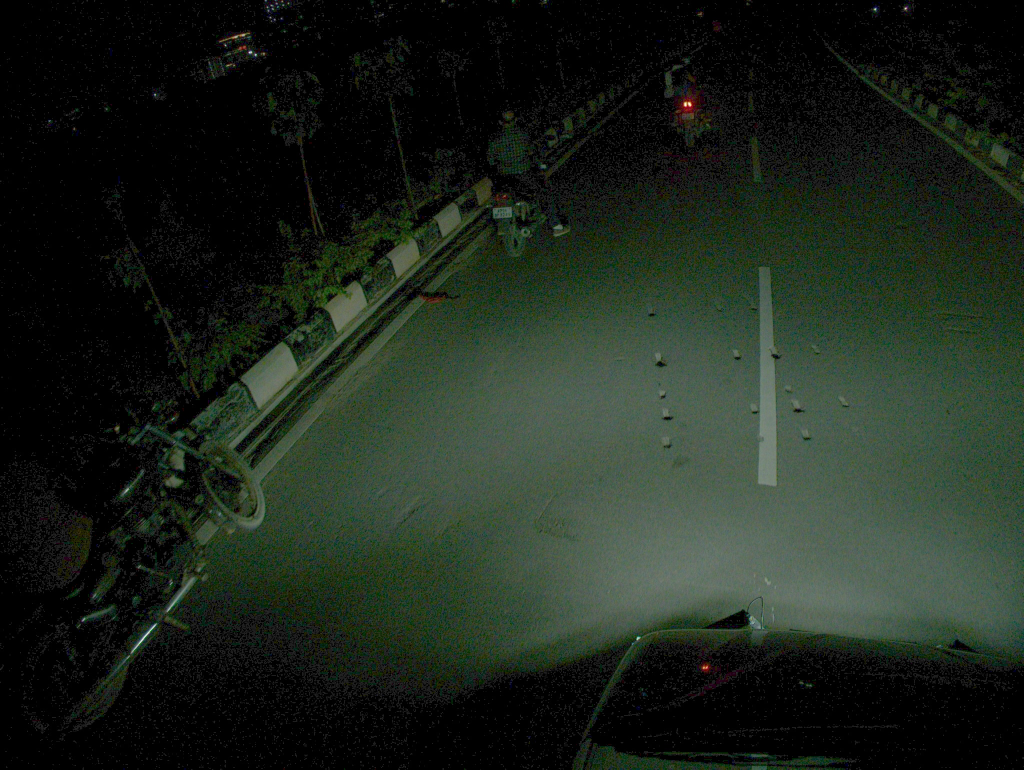
#> input picture openCV/2000us_1_gamma.jpg, 2048 x 1540 px, given as the content of the folder E:/Coding/Python/openCV/warp_stitch/images, which was not available (shown at 1/2 size)
$ python warp_stitching.py
#> lines starting #> are read from the running program, lines starting #| are printed output that depends on the picture
import cv2
import os
import numpy as np

# image_left = "E:\\Coding\\Python\\openCV\\warp_stitch\\l.jpg"
# image_right = "E:\\Coding\\Python\\openCV\\warp_stitch\\r.jpg"
path = "E:\\Coding\\Python\\openCV\\warp_stitch\\images"

list =[]
left_image = []
right_image = []

def on_mouse_click(event, x, y, flags, params):
    if event == cv2.EVENT_LBUTTONDOWN:
        print(x,"",y)
        first = x*4 #width
        second = y*4 #height
        co_ordinates = [first,second]
        list.append(co_ordinates)
        font = cv2.FONT_HERSHEY_SIMPLEX
        cv2.putText(resized_image, str(x)+","+str(y),(x,y),font,0.5,(255,255,0),1)
        cv2.imshow("image", resized_image)

def save_to_text_file():
    path = "E:\\Coding\\Python\\openCV\\warp_stitch\\"
    txt_file = open(path+"co_ordinates.txt","a")
    txt_file.write("left_image"+"\n"+str(list))
    txt_file.close()

############################ Reading Image from folder ##########################
image_list = os.listdir(path)

for filename in image_list:
    print(filename)
    #reading image
    image = cv2.imread (os.path.join(path,filename))
#> image is the input picture: shape (1540, 2048, 3); mean B, G, R 28.2, 37.7, 28.8
    # grid_name = input("Enter grid name(ex: grid point0)")
    resized_image =cv2.resize(image,(512,385))
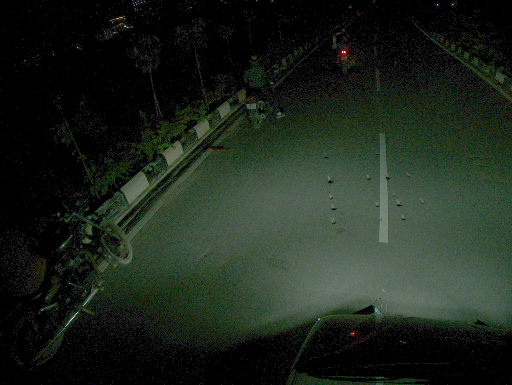
#> resized_image: shape (385, 512, 3); mean B, G, R 28.2, 37.7, 28.8
    if __name__=="__main__":
        print("Executing......")
        print(image.shape)
#| (1540, 2048, 3)
        print(resized_image.shape)
#| (385, 512, 3)
        cv2.imshow("image",resized_image)
        cv2.setMouseCallback('image', on_mouse_click)
        cv2.waitKey(0)
        cv2.destroyAllWindows()
        print(list)
        #####################--image warp--###########################
        width,height = 2048,1540
        points_l= np.float32(list)
        tell_pos = np.float32([[0,0],[width,0],[0,height],[width,height]])
#> (the run stopped early here; a loop or call above may not have finished)

$ run again, on openCV/3000us_1_.jpg
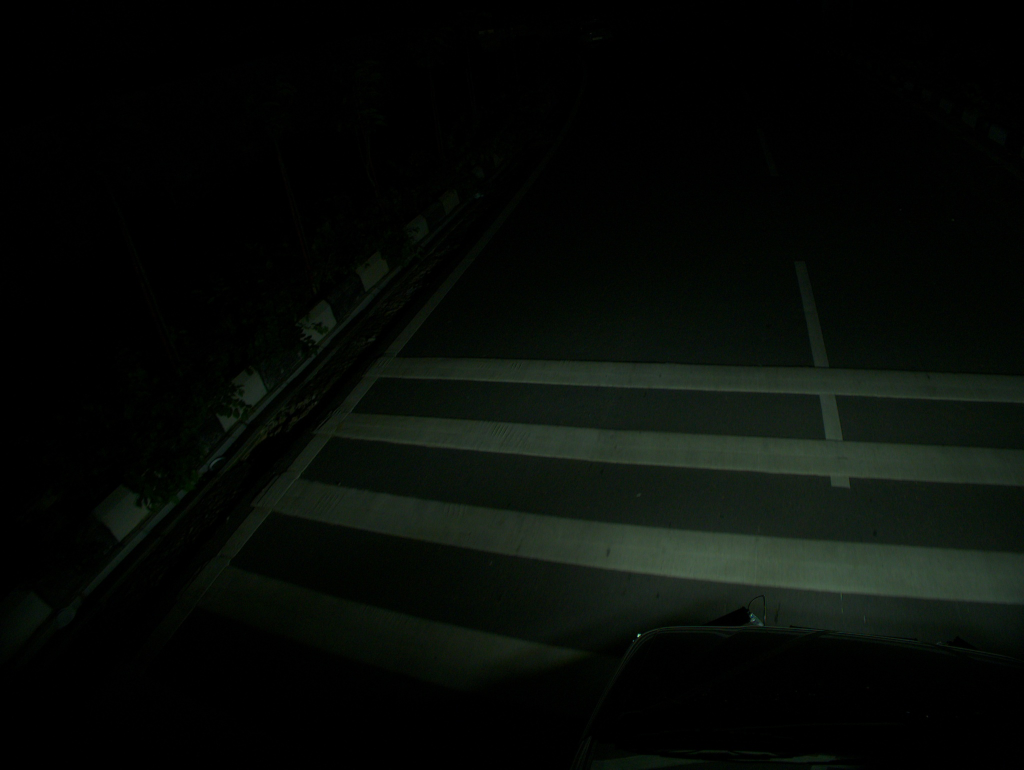
#> input picture openCV/3000us_1_.jpg, 2048 x 1540 px, given as the content of the folder E:/Coding/Python/openCV/warp_stitch/images, which was not available (shown at 1/2 size)
#> image is the input picture: shape (1540, 2048, 3); mean B, G, R 7.4, 10.8, 7.2
#> `resized_image =cv2.resize(image,(512,385))`:
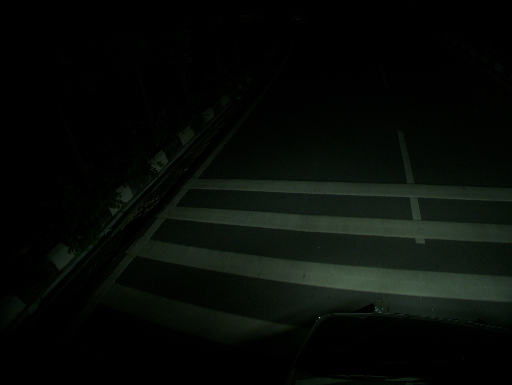
#> resized_image: shape (385, 512, 3); mean B, G, R 7.4, 10.9, 7.3
#| (1540, 2048, 3)
#| (385, 512, 3)

$ run again, on openCV/sample_noise.jpg
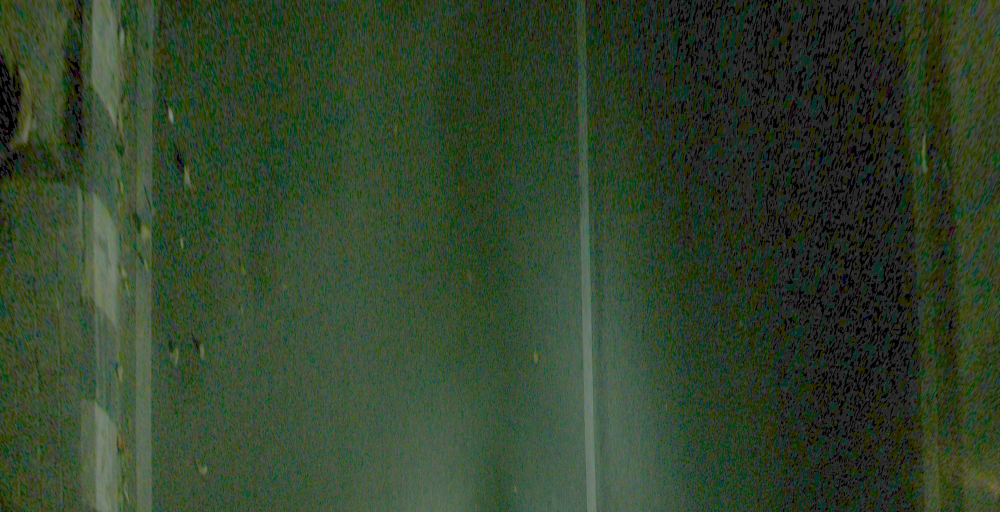
#> input picture openCV/sample_noise.jpg, 3000 x 1536 px, given as the content of the folder E:/Coding/Python/openCV/warp_stitch/images, which was not available (shown at 1/3 size)
#> image is the input picture: shape (1536, 3000, 3); mean B, G, R 43.2, 67.3, 49.4
#> `resized_image =cv2.resize(image,(512,385))`:
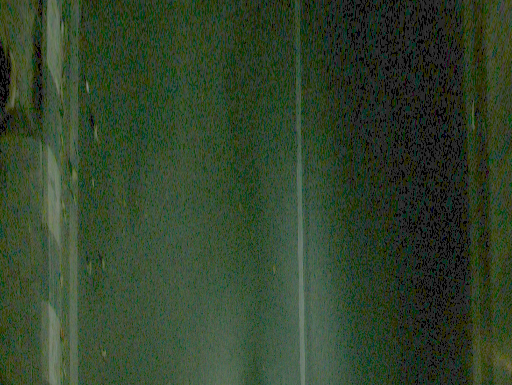
#> resized_image: shape (385, 512, 3); mean B, G, R 43.1, 67.1, 49.3
#| (1536, 3000, 3)
#| (385, 512, 3)
